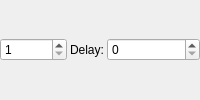
            <widget class="QWidget" name="frameExposureOptions">
             <layout class="QHBoxLayout" name="horizontalLayout_3" stretch="0,0,1">
              <property name="spacing">
               <number>3</number>
              </property>
              <property name="leftMargin">
               <number>0</number>
              </property>
              <property name="topMargin">
               <number>0</number>
              </property>
              <property name="rightMargin">
               <number>0</number>
              </property>
              <property name="bottomMargin">
               <number>0</number>
              </property>
              <item>
               <widget class="QSpinBox" name="captureCountN">
                <property name="sizePolicy">
                 <sizepolicy hsizetype="MinimumExpanding" vsizetype="Fixed">
                  <horstretch>0</horstretch>
                  <verstretch>0</verstretch>
                 </sizepolicy>
                </property>
                <property name="minimum">
                 <number>1</number>
                </property>
                <property name="maximum">
                 <number>100000</number>
                </property>
                <property name="value">
                 <number>1</number>
                </property>
               </widget>
              </item>
              <item>
               <widget class="QLabel" name="textLabel1_8">
                <property name="toolTip">
                 <string>Delay in seconds before capturing an image</string>
                </property>
                <property name="whatsThis">
                 <string/>
                </property>
                <property name="text">
                 <string>Delay:</string>
                </property>
               </widget>
              </item>
              <item>
               <widget class="QSpinBox" name="captureDelayN">
                <property name="sizePolicy">
                 <sizepolicy hsizetype="MinimumExpanding" vsizetype="Fixed">
                  <horstretch>0</horstretch>
                  <verstretch>0</verstretch>
                 </sizepolicy>
                </property>
                <property name="maximum">
                 <number>3600</number>
                </property>
               </widget>
              </item>
             </layout>
            </widget>
